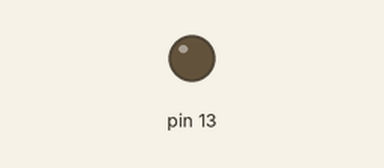
Recording of a sketch running on a simulated Arduino Uno, built with avr-gcc and run on an emulated ATmega328P. Parts: output pins drawn as LEDs (lit = HIGH).

Above: at 2.3 s.
At 6.17 s:
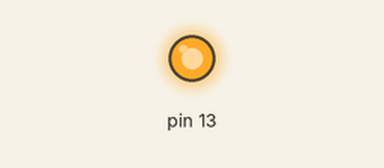
Timing chart, 0 to 6.6 s (numbered marks = the images above):
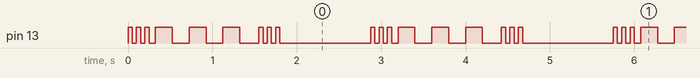

Measured:
- by itself, pin 13: repeats every 2.9 s: 2 × (LOW 0.05 s, HIGH 0.05 s), LOW 0.08 s, 2 × (HIGH 0.20 s, LOW 0.20 s), HIGH 0.20 s, LOW 0.23 s, 2 × (HIGH 0.05 s, LOW 0.05 s), HIGH 0.05 s, LOW 1.1 s, HIGH 0.05 s
- by itself, everything shown: repeats every 2.9 s, in 18 steps

The sketch:

Morse.ino
```cpp
#include "Morse.h"

Morse morse1(13);

void setup() {
  // put your setup code here, to run once:

}

void loop() {
  // put your main code here, to run repeatedly:
  //morse1.letra('S');
  //morse1.letra('O');
  //morse1.letra('S');
  morse1.mensaje("SOS");
  delay(1000);
}
```

Morse.cpp
```cpp
#include "Morse.h"

Morse::Morse(int pin) {
	pinMode(pin,OUTPUT);
	_pin = pin;
}

void Morse::punto() {
	digitalWrite(_pin,HIGH);
	delay(50);
	digitalWrite(_pin,LOW);
	delay(50);
}

void Morse::linea() {
	digitalWrite(_pin,HIGH);
	delay(200);
	digitalWrite(_pin,LOW);
	delay(200);
}

void Morse::letra(char letra) {
	switch(letra) {
		case 'S':
		case 's':
			punto(); punto(); punto();
			delay(25);
		break;
		case 'O':
		case 'o':
			linea(); linea(); linea();
			delay(25);
		break;
	}
}

void Morse::mensaje(String mensaje) {
	//mensaje.toLowerCase(); minusculas
	//mensaje.toUpperCase(); mayusculas
	for(int i = 0; i < mensaje.length(); i++) {
		letra(mensaje.charAt(i));
	}
}
```

Morse.h
```cpp
#ifndef MORSE_H
#define MORSE_H

#include "arduino.h"

class Morse {
	private:
		int _pin;
	public:
		Morse(int pin);
		void punto();
		void linea();
		void letra(char c);
		void mensaje(String mensaje);
};

#endif
```
